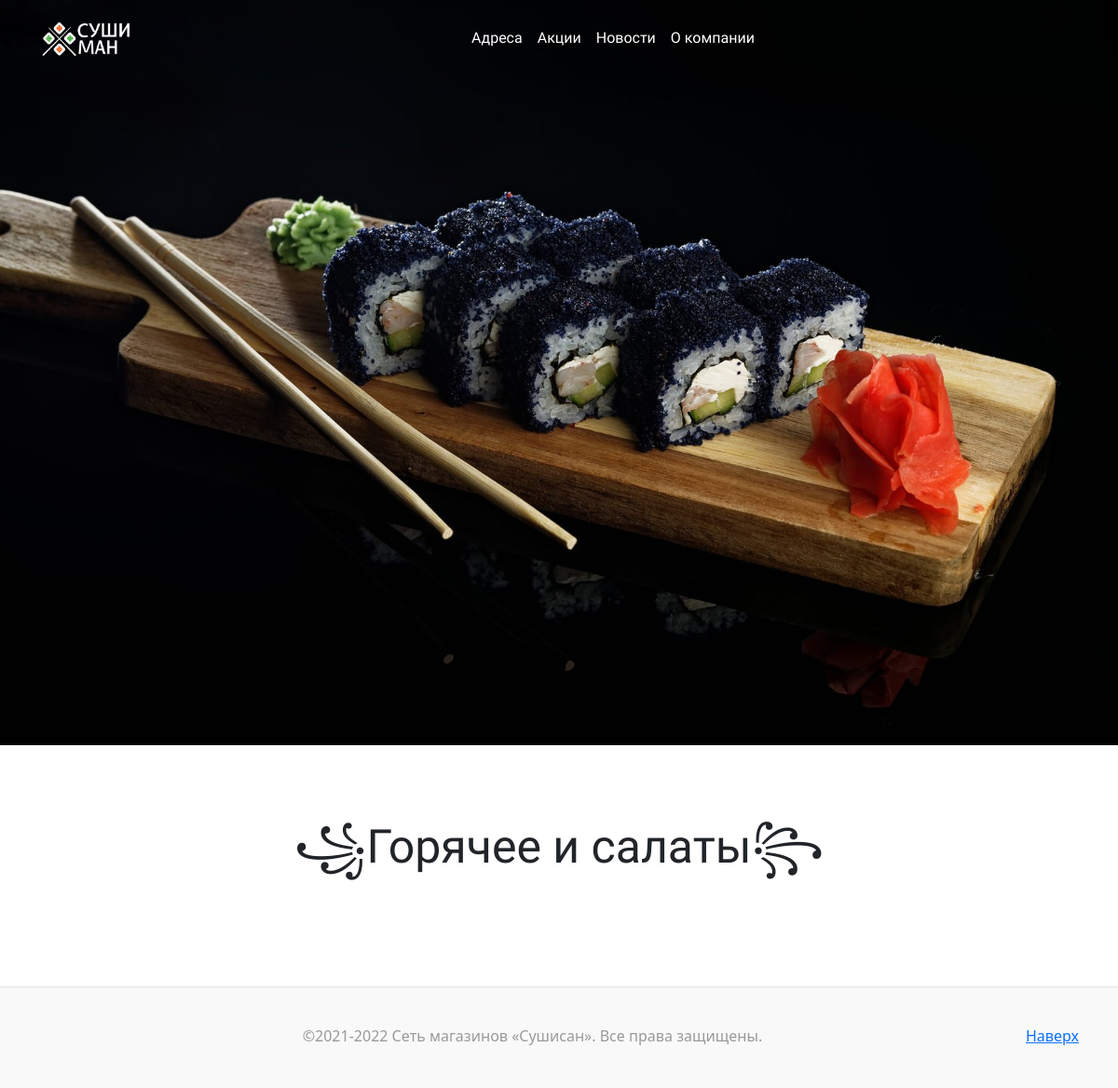
The app's page /hotandsalads/, older data.
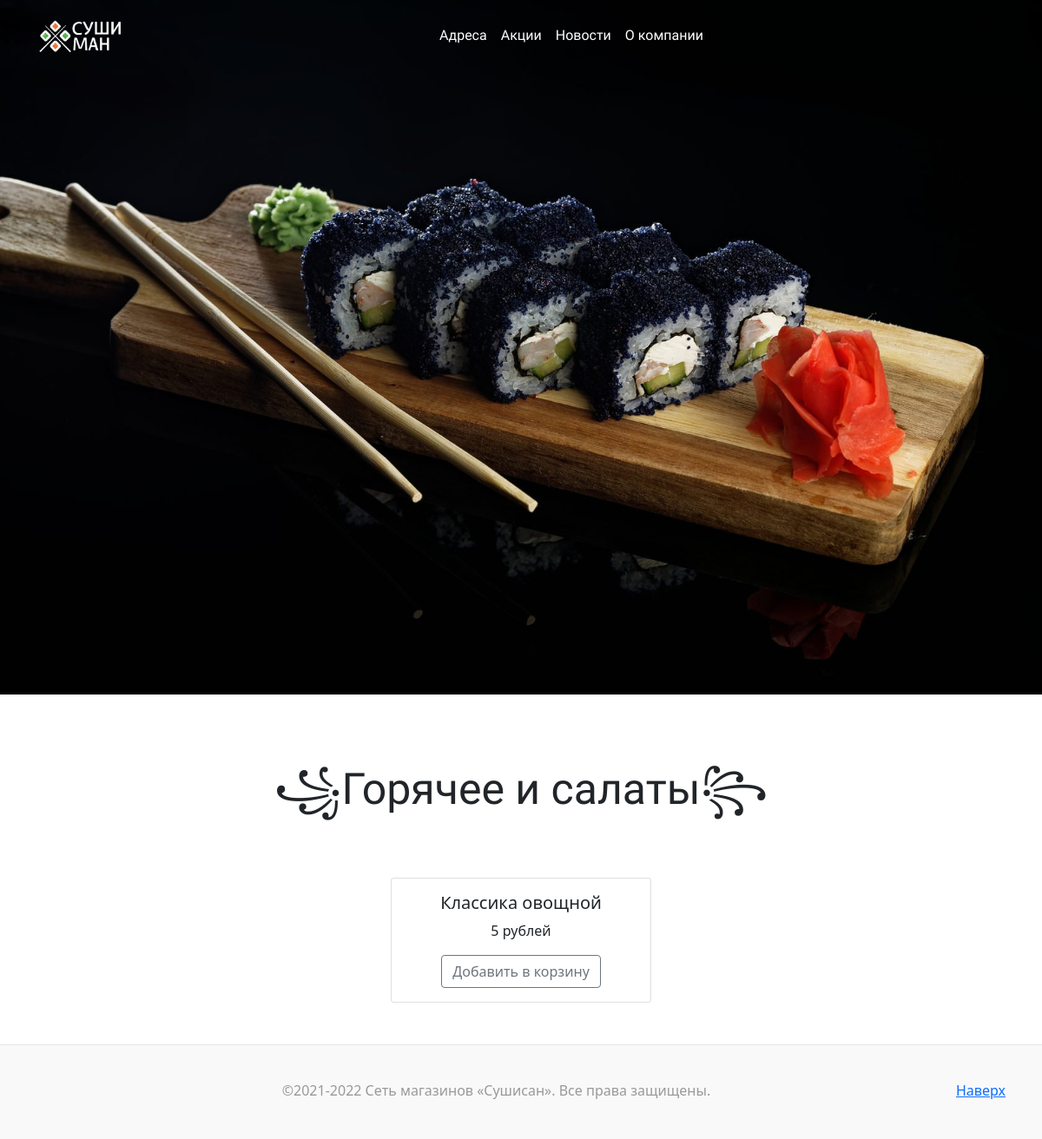
The same page, newer data.
### main/models.py (models this page shows, shortened)
class Product(models.Model):
    id = models.AutoField(
        primary_key=True,
    )
    image = models.ImageField(upload_to='static\images', null = True)
    CHOICES=(
        ('Суши', 'Суши'),
        ('Роллы','Роллы'),
        ('Запечённые роллы','Запечённые роллы'),
        ('Наборы','Наборы'),
        ('Темпура','Темпура'),
        ('Лапша wok','Лапша wok'),
        ('Супы','Супы'),
        ('Горячее и салаты','Горячее и салаты'),
        ('Мини роллы','Мини роллы'),
        ('Маг роллы','Маг роллы'),
        ('Вегетарианское меню','Вегетарианское меню'),
        ('Десерты','Десерты'),
        ('Напитки','Напитки'),
        ('Всё для суши','Всё для суши'),
        ('Пицца','Пицца'),
    )
    type = models.CharField(
        verbose_name='Тип товара',
        max_length=40,
        choices = CHOICES,
        null=False,
        blank=False,
    )
    name = models.CharField(
        verbose_name='Название',
        max_length= 30,
        null= False,
        blank = False,
    )
    price = models.IntegerField(
        verbose_name= 'Цена',
        null= False,
        blank = False,
    )
    compound = models.CharField(
        verbose_name= 'Состав',
        null = False,
        blank = False,
        max_length= 200,
    )
    weight = models.IntegerField(
        verbose_name= 'Вес',
        null= False,
        blank = False,
    )
    def get_absolute_url(self):
      return reverse('product_details_url', kwargs = {'id': self.id})
    class Meta:
        verbose_name = 'Продукт'
        verbose_name_plural = 'Продукты'

### main/views.py (the view)
# urls.py: path('hotandsalads/',    views.hotandsalads),
def hotandsalads(request):
    c = base_context(request)
    ob = Product.objects.filter(type="Горячее и салаты")
    c['hotandsalads_list'] = ob
    return render(request, 'hotandsalads.html', c)

### main/views.py (called while the page is built)
def base_context(request):
    context = dict()
    context['user'] = request.user
    return context

### main/templates/hotandsalads.html (shortened to what this page needs)
<!DOCTYPE html>
<html lang="en">
<head>
  {% load static %}
  <link href="https://cdn.jsdelivr.net/npm/bootstrap@5.0.2/dist/css/bootstrap.min.css" rel="stylesheet">
  <link rel="stylesheet" type="text/css" href="{% static 'C:\Users\levso\Desktop\Sushiman\project\static\css\style.css' %}">
</head>
<body>
  <nav class="navbar fixed-top navbar-expand-lg navbar-dark p-md-3">
    <div class="container">
      <a href="/" class="navbar-brand">
        <img src="{% static 'images\logo.png' %}" alt="" width="100" height="40">
      </a>
      <div class="collapse navbar-collapse" id="navbarNav">
        <div class="mx-auto">
          <ul class="navbar-nav">
            <li class="nav-item">
              <a href="#" class="nav-link text-white">Адреса</a>
            </li>
            <li class="nav-item">
              <a href="#" class="nav-link text-white">Акции</a>
            </li>
            <li class="nav-item">
              <a href="#" class="nav-link text-white">Новости</a>
            </li>
            <li class="nav-item">
              <a href="#" class="nav-link text-white">О компании</a>
            </li>
          </ul>
        </div>
      </div>
    </div>
  </nav>
  <div class="banner-image w-100 vh-100 d-flex justify-content-center align-items-center">
  </div>
  <br>
  <br>
  <br>
  <div class="content text-center">
    <p style="font-family: 'Oswald', sans-serif; font-size: 50px; background: transparent;">꧁Горячее и салаты꧂</p>
  </div>
  <br>
  <br>
  <div class="container-fluid d-flex flex-row flex-wrap justify-content-evenly">
    {% for j in hotandsalads_list %}
                <div class="card mx-1 text-center"  style="width: 300px;">
                    <div class="card-body">
                    <h5 class="card-title">{{j.name}}</h5>
                    <p class="card-text">{{j.price}} рублей</p>
                    <a href="{{j.get_absolute_url}}" class="btn btn-outline-secondary">Добавить в корзину</a>
                    </div>
                </div>
         {% endfor %}
          </div>
<br>
<br>
<footer class="blog-footer">
    <div class="container">
      <p class="float-end mb-1">
        <a href="#">Наверх</a>
      </p>
      <p class="mb-1">©2021-2022 Сеть магазинов «Сушисан». Все права защищены.</p>
    </div>
  </footer>
</body>
</html>

Row changes from the older to the newer data that the page shows:
added Product: name "Классика овощной", price "5"
